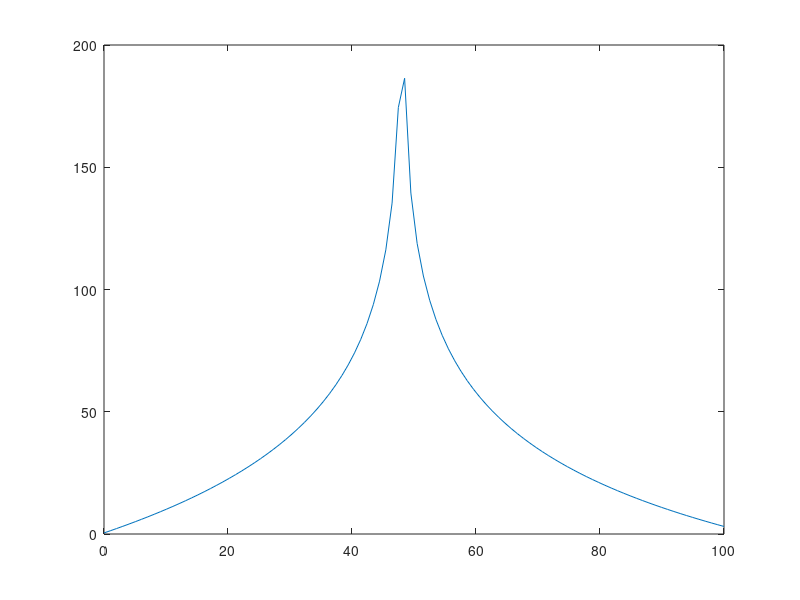

This chart was generated by the following MATLAB code:
u=0.8;
a=-86.2E-7;
i0=74.9E-7;
tau=-342;
t=linspace(0,100);
i=i0+a*exp(t./tau);
r=abs(u./i);
plot(t,r);
rlog=log(r);
plot(t,rlog);
colorlog=(log(r)-log(7E5))/(log(5E8)-log(7E5))*255;
plot(t,colorlog);